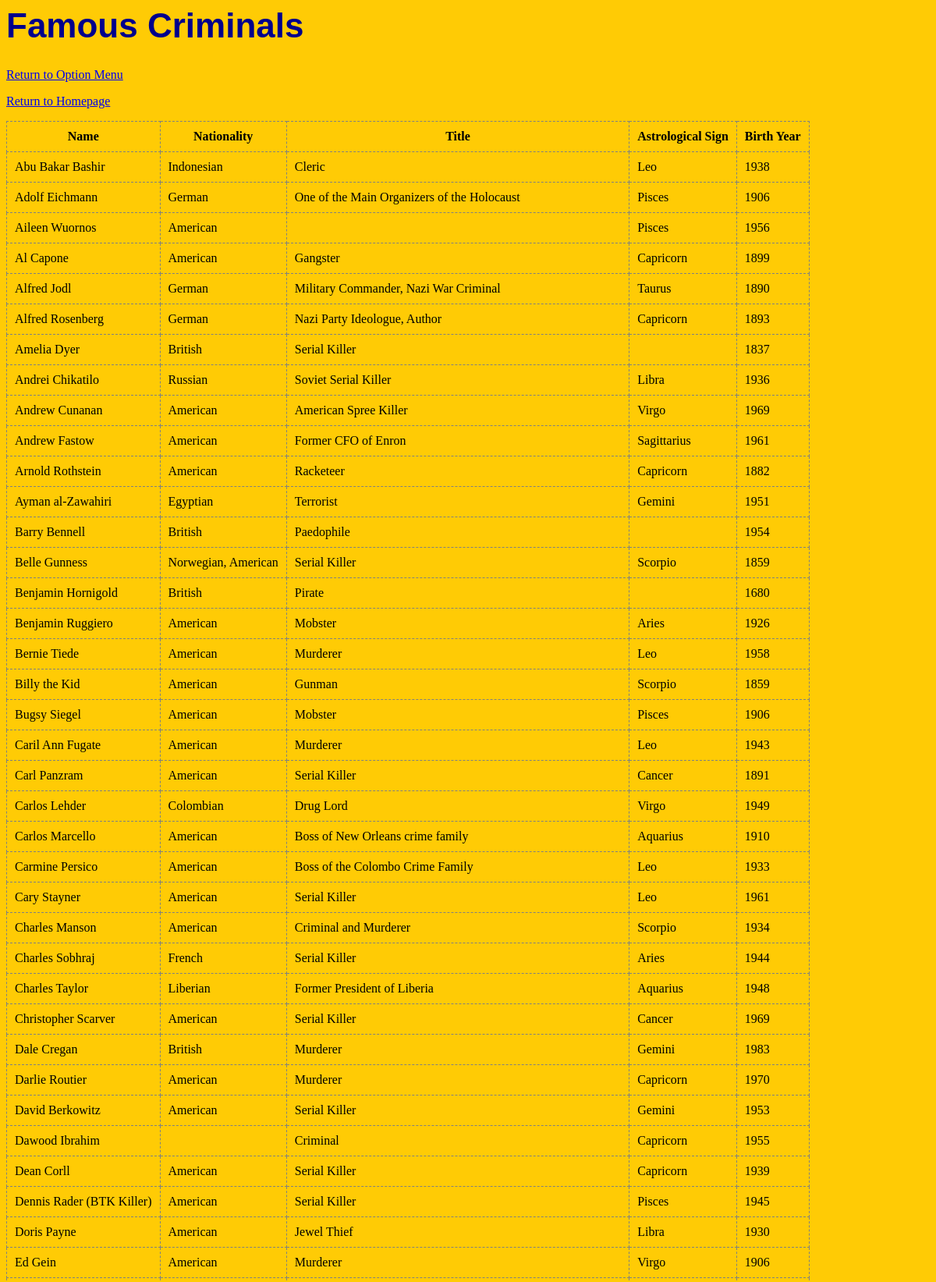
The app's page /Vis-1/Name (upper part) with its own data.
### tables this page shows
CREATE TABLE 'Famous' (
			'ID' 	INTEGER PRIMARY KEY AUTOINCREMENT,
			'name'			Text,
			'nationality' 	Text,
			'fame_cause' 	Text,
			'sun_sign' 		Text,
			'birth_year' 	Integer
			);

### Flasking.py (the view)
@app.route('/Vis-1/Name')
def V1_Name():
	crims = Model.get_criminals(sort_by="Name")
	return(render_template("fame_crims.html",fame_ppl=crims))

### Flask_Model.py (called while the page is built)
def get_criminals(sort_by="name", order="asc"):
	print("Famous Criminal Table Generation")
	conn = sqlite.connect("206_Final_Proj_DB.db")
	cur = conn.cursor()
	statement = """
	SELECT * FROM Famous
	"""
	cur.execute(statement)
	mega = []
	for i in cur:
		recast = (i[0],i[1],i[2],i[3],i[4],str(i[5]))
		mega.append(recast)
	if(sort_by=="Name"):
		sort_by = 1
	elif(sort_by=="Nationality"):
		sort_by = 2
	elif(sort_by=="Title"):
		sort_by = 3
	elif(sort_by=="Astro"):
		sort_by = 4
	elif(sort_by=="BirthYear"):
		sort_by = 5
	reverse = ""
	if(order=="asc"):
		reverse = False
	elif(order=="desc"):
		reverse = True
	mega_sorted = sorted(mega, key=lambda x: x[sort_by], reverse=reverse)
	conn.close()
	return(mega_sorted)

### templates/fame_crims.html
<link rel="stylesheet" href="/static/style.css">
<h1> Famous Criminals </h1>
<p><a href="/Vis-1/">Return to Option Menu</a></p>
<p><a href="/">Return to Homepage</a></p>
<table border=1>
    <tr>
        <th>Name</th>
        <th>Nationality</th>
        <th>Title</th>
        <th>Astrological Sign</th>
        <th>Birth Year</th>
    </tr>
{% for i in fame_ppl %}
    <tr>
        <td>{{i[1]}}</td>
        <td>{{i[2]}}</td>
        <td>{{i[3]}}</td>
        <td>{{i[4]}}</td>
        <td>{{i[5]}}</td>
    </tr>
{% endfor %}
</table>

### static/style.css (style rules this page uses)
h1 { color: darkblue; font-family: Arial, Helvetica, sans-serif; font-size: 44; }
table, th, td { border-width: 0.5; border-collapse: collapse; border-style: dashed; padding: 10; }

### records on screen
Famous: name "Abu Bakar Bashir", nationality "Indonesian", fame_cause "Cleric", sun_sign "Leo", birth_year "1938"
Famous: name "Adolf Eichmann", nationality "German", fame_cause "One of the Main Organizers of the Holocaust", sun_sign "Pisces", birth_year "1906"
Famous: name "Aileen Wuornos", nationality "American", sun_sign "Pisces", birth_year "1956"
Famous: name "Al Capone", nationality "American", fame_cause "Gangster", sun_sign "Capricorn", birth_year "1899"
Famous: name "Alfred Jodl", nationality "German", fame_cause "Military Commander, Nazi War Criminal", sun_sign "Taurus", birth_year "1890"
Famous: name "Alfred Rosenberg", nationality "German", fame_cause "Nazi Party Ideologue, Author", sun_sign "Capricorn", birth_year "1893"
Famous: name "Amelia Dyer", nationality "British", fame_cause "Serial Killer", birth_year "1837"
Famous: name "Andrei Chikatilo", nationality "Russian", fame_cause "Soviet Serial Killer", sun_sign "Libra", birth_year "1936"
Famous: name "Andrew Cunanan", nationality "American", fame_cause "American Spree Killer", sun_sign "Virgo", birth_year "1969"
Famous: name "Andrew Fastow", nationality "American", fame_cause "Former CFO of Enron", sun_sign "Sagittarius", birth_year "1961"
Famous: name "Arnold Rothstein", nationality "American", fame_cause "Racketeer", sun_sign "Capricorn", birth_year "1882"
Famous: name "Ayman al-Zawahiri", nationality "Egyptian", fame_cause "Terrorist", sun_sign "Gemini", birth_year "1951"
Famous: name "Barry Bennell", nationality "British", fame_cause "Paedophile", birth_year "1954"
Famous: name "Belle Gunness", nationality "Norwegian, American", fame_cause "Serial Killer", sun_sign "Scorpio", birth_year "1859"
Famous: name "Benjamin Hornigold", nationality "British", fame_cause "Pirate", birth_year "1680"
Famous: name "Benjamin Ruggiero", nationality "American", fame_cause "Mobster", sun_sign "Aries", birth_year "1926"
Famous: name "Bernie Tiede", nationality "American", fame_cause "Murderer", sun_sign "Leo", birth_year "1958"
Famous: name "Billy the Kid", nationality "American", fame_cause "Gunman", sun_sign "Scorpio", birth_year "1859"
Famous: name "Bugsy Siegel", nationality "American", fame_cause "Mobster", sun_sign "Pisces", birth_year "1906"
Famous: name "Caril Ann Fugate", nationality "American", fame_cause "Murderer", sun_sign "Leo", birth_year "1943"
Famous: name "Carl Panzram", nationality "American", fame_cause "Serial Killer", sun_sign "Cancer", birth_year "1891"
Famous: name "Carlos Lehder", nationality "Colombian", fame_cause "Drug Lord", sun_sign "Virgo", birth_year "1949"
Famous: name "Carlos Marcello", nationality "American", fame_cause "Boss of New Orleans crime family", sun_sign "Aquarius", birth_year "1910"
Famous: name "Carmine Persico", nationality "American", fame_cause "Boss of the Colombo Crime Family", sun_sign "Leo", birth_year "1933"
Famous: name "Cary Stayner", nationality "American", fame_cause "Serial Killer", sun_sign "Leo", birth_year "1961"
Famous: name "Charles Manson", nationality "American", fame_cause "Criminal and Murderer", sun_sign "Scorpio", birth_year "1934"
Famous: name "Charles Sobhraj", nationality "French", fame_cause "Serial Killer", sun_sign "Aries", birth_year "1944"
Famous: name "Charles Taylor", nationality "Liberian", fame_cause "Former President of Liberia", sun_sign "Aquarius", birth_year "1948"
Famous: name "Christopher Scarver", nationality "American", fame_cause "Serial Killer", sun_sign "Cancer", birth_year "1969"
Famous: name "Dale Cregan", nationality "British", fame_cause "Murderer", sun_sign "Gemini", birth_year "1983"
Famous: name "Darlie Routier", nationality "American", fame_cause "Murderer", sun_sign "Capricorn", birth_year "1970"
Famous: name "David Berkowitz", nationality "American", fame_cause "Serial Killer", sun_sign "Gemini", birth_year "1953"
Famous: name "Dawood Ibrahim", fame_cause "Criminal", sun_sign "Capricorn", birth_year "1955"
Famous: name "Dean Corll", nationality "American", fame_cause "Serial Killer", sun_sign "Capricorn", birth_year "1939"
Famous: name "Dennis Rader (BTK Killer)", nationality "American", fame_cause "Serial Killer", sun_sign "Pisces", birth_year "1945"
Famous: name "Doris Payne", nationality "American", fame_cause "Jewel Thief", sun_sign "Libra", birth_year "1930"
Famous: name "Ed Gein", nationality "American", fame_cause "Murderer", sun_sign "Virgo", birth_year "1906"
